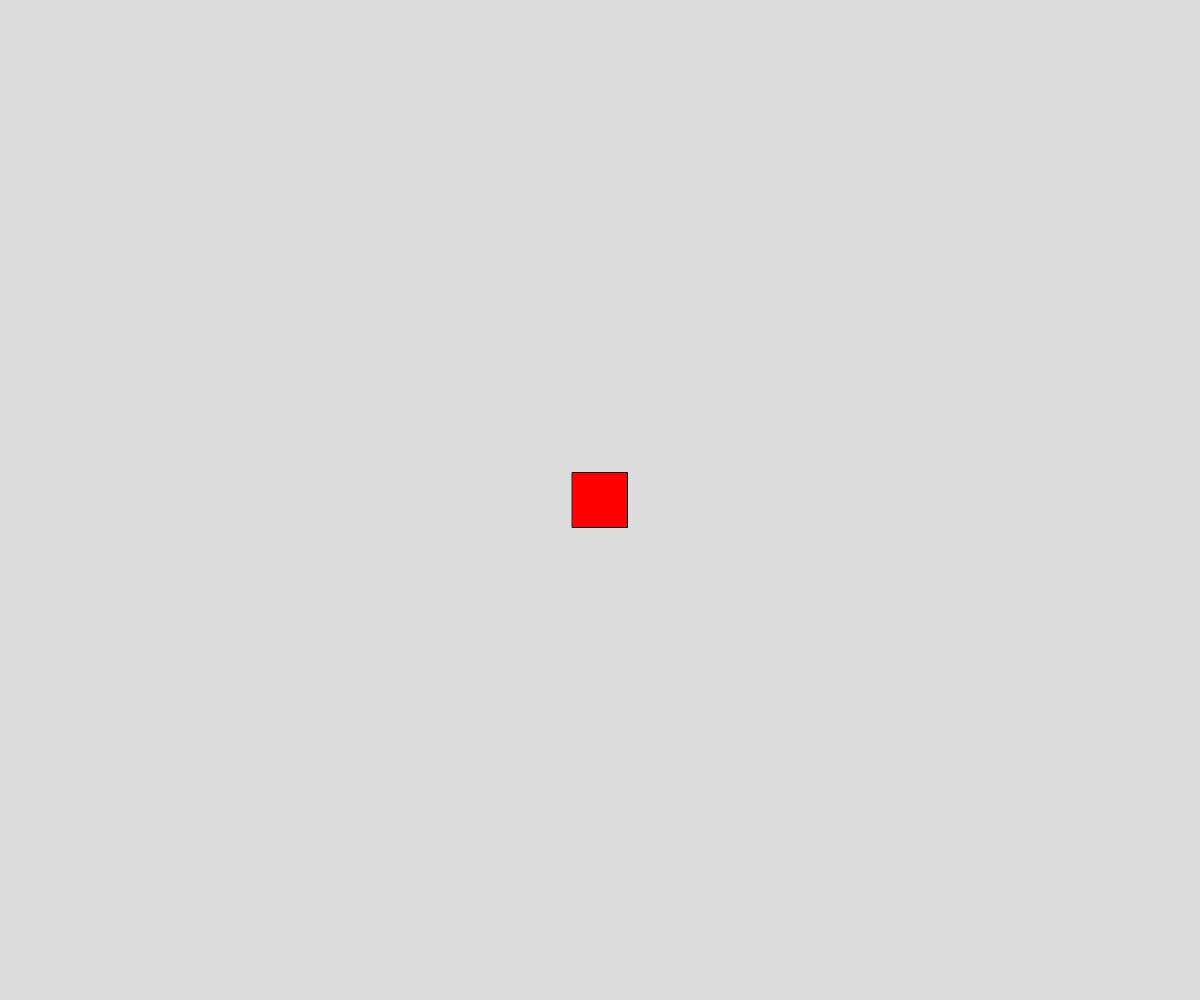
Frame 1 (no input)
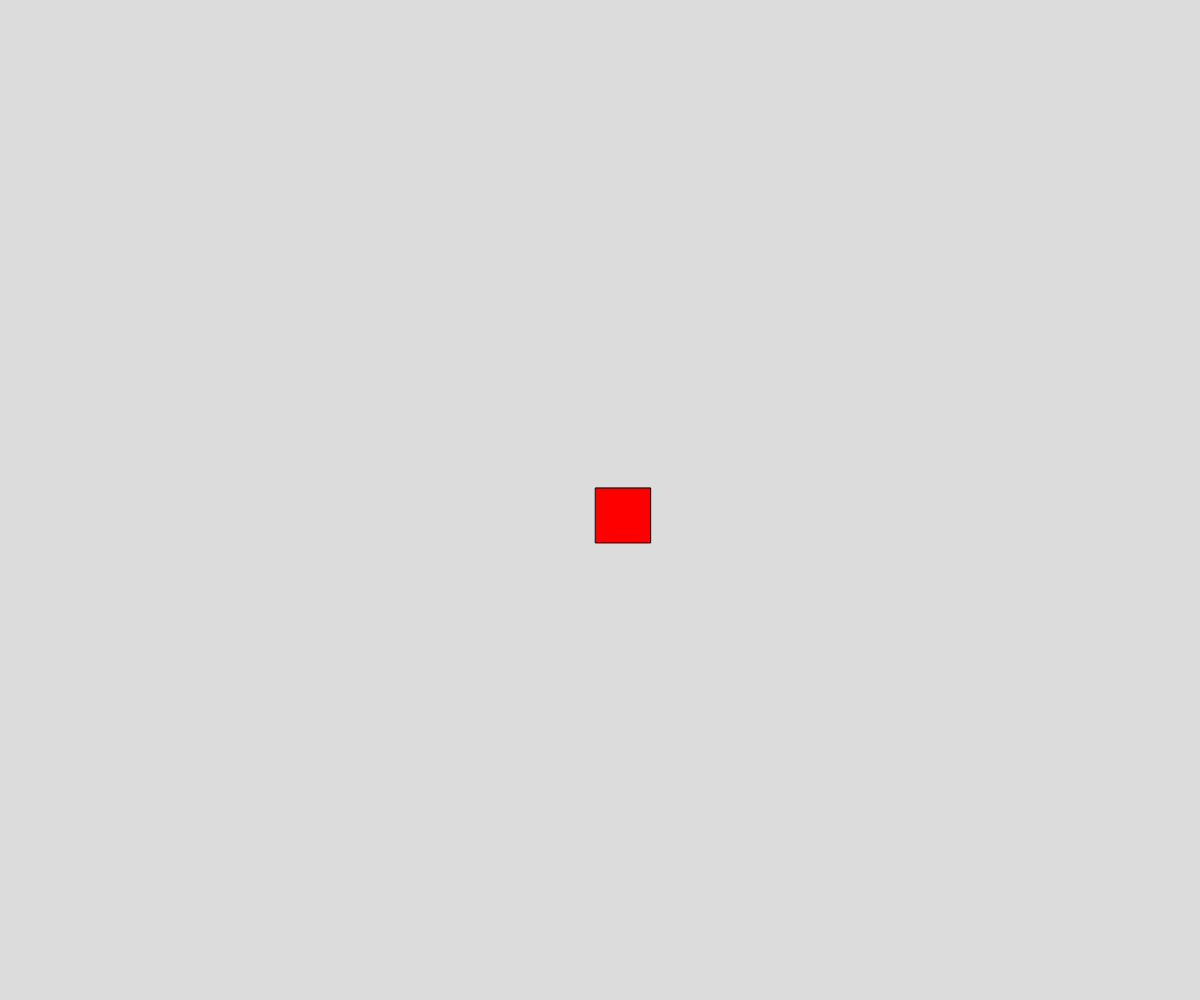
Frame 60 (no input)
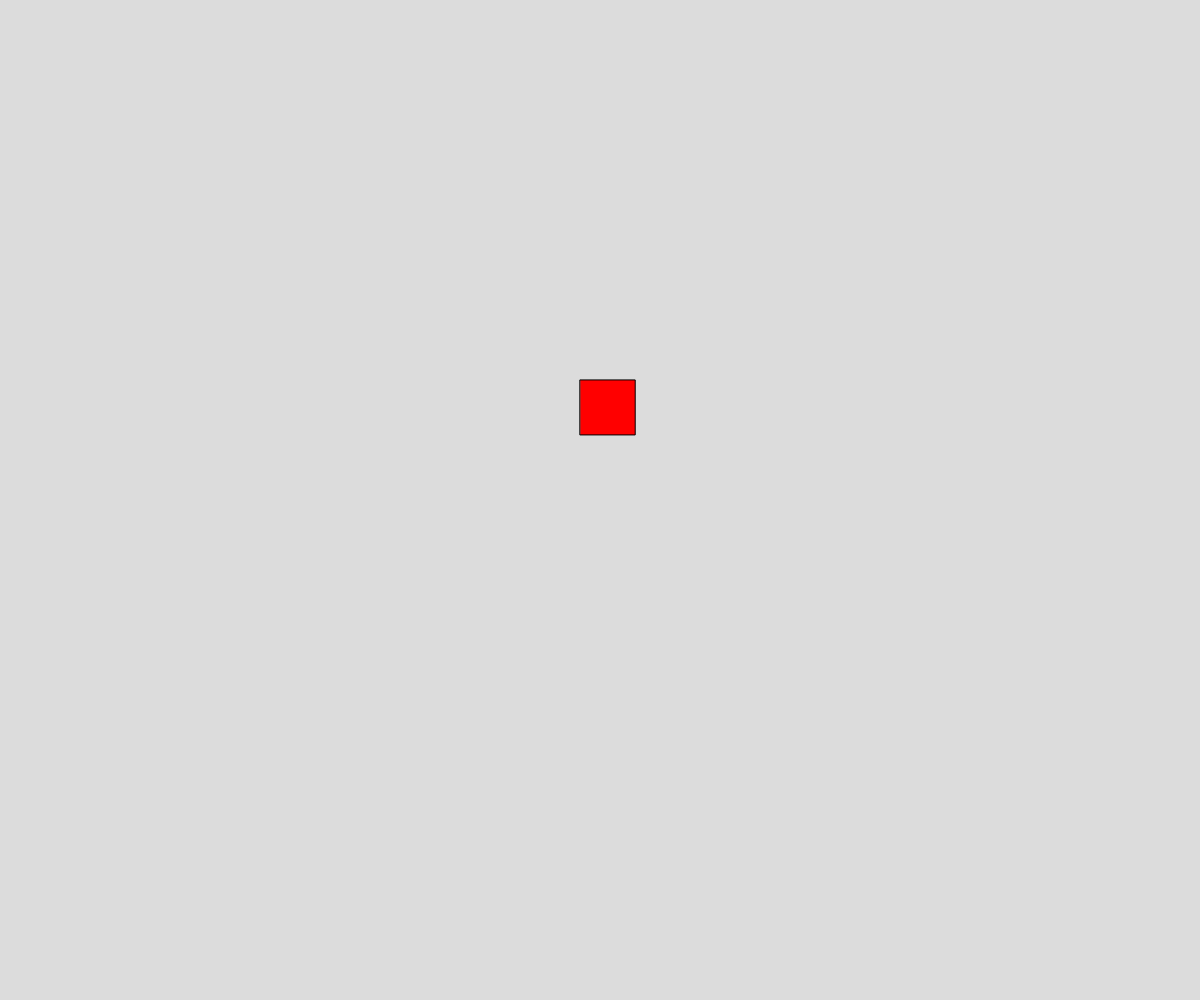
Frame 120 (the mouse pressed at the canvas centre since frame 60)

The p5.js sketch that drew these frames (run headless with seeded random() and noise() and a simulated clock; from frame 60 on, the mouse is pressed at the canvas centre):

// p5.js sketch
// ── sketch.js
let myWalker;
let walkers = []



function setup() {
  createCanvas(windowWidth, windowHeight);
  myWalker = new Walker(width/2 , height/2 , color("red"));
}

function draw() {
  background(220);
  myWalker.display();
  myWalker.move();
}

class Walker{
  constructor(x,y,c){
    this.x = x; this.y = y; this.c = c;
    this.speed = random(2,10);
    this.size = 55;

  }

  display(){
    rectMode(CENTER);
    fill(this.c);
    square(this.x,this.y,this.size);
  }

  move(){
    let choice = Math.floor(random(4));

    if (choice===0) (this.x -= this.speed);
    else if (choice ===1) (this.x+= this.speed);
    else if (choice ===2) (this.y-= this.speed);
    else if (choice ===3) (this.y+= this.speed);
    
    }
}
